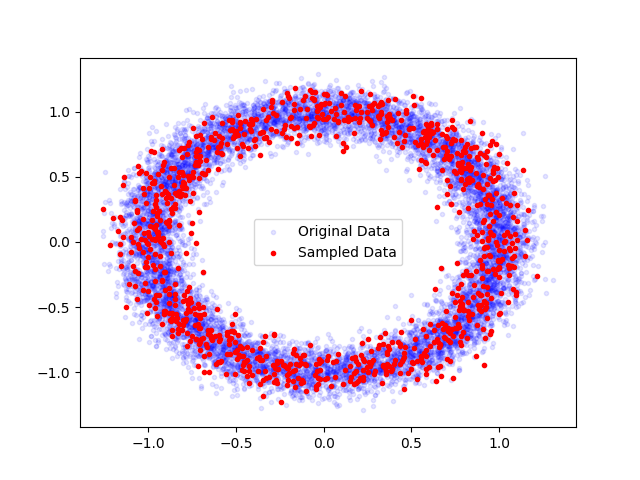

Here is the Python script that generated this plot:
import numpy as np  

import jax
import jax.numpy as jnp
import jax.random as jr
from functools import partial

from flax import linen as nn
from flax.training import train_state
import optax
import matplotlib.pyplot as plt
import matplotlib.animation as animation

import sys
import os
sys.path.append('../../')


from mcjax.proba.gaussian import IsotropicGauss
from mcjax.proba.neal_funnel import NealFunnel
from mcjax.proba.student import Student
from mcjax.proba.banana2d import Banana2D

print(f"Available devices: {jax.devices()}")
jax.config.update("jax_platform_name", "gpu")

T = 1000
dim = 2
batch_size = 256

# define hyper-parameters 
beta_start = 0.0001
beta_end = 0.02
betas = jnp.linspace(beta_start**(1/3), beta_end**(1/3), T)**3
alphas = 1 - betas
alpha_bars = jnp.cumprod(alphas)

class MLPModel(nn.Module):
    dim: int
    T: int
    
    @nn.compact
    def __call__(self, x, t):
        # vectorized time embedding
        half_dim = 32
        emb = jnp.log(10000) / (half_dim - 1)
        emb = jnp.exp(jnp.arange(half_dim, dtype=jnp.float32) * -emb)
        emb = t[:, None] * emb[None, :]
        emb = jnp.concatenate([jnp.sin(emb), jnp.cos(emb)], axis=-1)
        
        t_embed = nn.Sequential([
            nn.Dense(64),
            nn.relu,
            nn.Dense(256)
        ])(emb)
        
        x = jnp.concatenate([x, t_embed], axis=-1)
        
        x = nn.Dense(128)(x)
        x = nn.LayerNorm()(x)
        x = nn.relu(x)
        
        x = nn.Dense(128)(x)
        x = nn.LayerNorm()(x)
        x = nn.relu(x)
        
        return nn.Dense(self.dim)(x)

@partial(jax.jit, static_argnums=(0,))
def create_train_state(model, key):
    t = jnp.zeros((batch_size,), dtype=jnp.int32)
    params = model.init(key, jnp.ones((batch_size, dim)), t)['params']
    tx = optax.chain(
        optax.clip_by_global_norm(1.0),
        optax.adamw(1e-4)
    )
    return train_state.TrainState.create(apply_fn=model.apply, params=params, tx=tx)

@partial(jax.jit, static_argnums=(1,))
def compute_loss(params, apply_fn, key, x0):
    batch_size = x0.shape[0]
    key1, key2 = jr.split(key, 2)
    noise = jr.normal(key1, x0.shape)

    # choose a random time step
    t = jr.randint(key2, (batch_size,), 0, T)

    # forward process
    alpha_t = alpha_bars[t].reshape(-1, *([1]*(len(x0.shape)-1)))
    xt = jnp.sqrt(alpha_t)*x0 + jnp.sqrt(1-alpha_t)*noise
    
    # Note: apply_fn now takes params directly
    pred_noise = apply_fn(params, xt, t)
    return jnp.mean(jnp.sum((pred_noise - noise)**2, axis=1))

@jax.jit
def train_step(state: train_state.TrainState, batch: jnp.ndarray, key: jr.PRNGKey):
    """Corrected training step with proper function binding."""
    def loss_fn(params):
        # Create a bound apply function with the correct signature
        def apply_fn(p, x, t):
            return state.apply_fn({'params': p}, x, t)
        return compute_loss(params, apply_fn, key, batch)
    
    loss, grads = jax.value_and_grad(loss_fn)(state.params)
    return state.apply_gradients(grads=grads), loss

@partial(jax.jit, static_argnums=(0,))  
def sample_step(model, params, samples, key, t):
    key, key_ = jr.split(key)
    t_arr = jnp.full((samples.shape[0],), t)
    
    pred_noise = model.apply({'params': params}, samples, t_arr)
    samples = (samples - (betas[t]/jnp.sqrt(1-alpha_bars[t])) * pred_noise) / jnp.sqrt(alphas[t])
    
    noise = jr.normal(key_, samples.shape) * (t > 0)
    samples += jnp.sqrt(betas[t]) * noise
    return samples, key


# sampling function
def sample(model, params, key, num_samples=1000):
    key, key_ = jr.split(key)
    samples = jr.normal(key_, (num_samples, dim))
    
    def body_fn(carry, t):
        samples, key = carry
        samples, key = sample_step(model, params, samples, key, T-1-t)
        return (samples, key), samples
    
    _, samples_list = jax.lax.scan(body_fn, (samples, key), jnp.arange(T))
    return jnp.concatenate([samples[None,...], samples_list])

@partial(jax.jit, static_argnums=(1,))
def create_dataset(key, num_samples=1000):
    key, key_ = jr.split(key)
    theta = jr.uniform(key_, (num_samples,)) * 2 * jnp.pi
    x = jnp.stack([jnp.cos(theta), jnp.sin(theta)], axis=1)
    x += 0.1 * jax.random.normal(key, (num_samples, 2))
    return x

def train(model, key, init_state, dataset, num_steps=1000, num_samples=1000):
    state = init_state
    losslist = []

    dataset = jax.device_put(dataset)
    num_batches = len(dataset) // batch_size
    dataset_trimmed = dataset[:num_batches*batch_size]
    batches = jnp.split(dataset_trimmed, num_batches)

    for epoch in range(num_steps):
        epoch_loss = 0.
        for batch in batches:
            key, key_ = jr.split(key)
            state, loss = train_step(state, batch, key_)
            epoch_loss += loss
        losslist.append(epoch_loss/num_batches)
        if epoch % 10 == 0:
            print(f'Epoch {epoch}, Average Loss: {epoch_loss}')
    
    return state, jnp.array(losslist)
    

def main():
    model = MLPModel(dim, T)
    num_samples = 10000
    num_steps = 2000

    key = jr.key(0)
    key, key_ = jr.split(key)
    state = create_train_state(model, key_)
    key, key_ = jr.split(key)
    dataset = create_dataset(key_, num_samples)

    key, key_ = jr.split(key)
    final_state,losslist = train(model, key_, state, dataset, num_steps=num_steps, num_samples=num_samples)

    # sample from the model
    key, key_ = jr.split(key)
    samples_list = sample(model, final_state.params, key)

    # ----------------- Plotting -----------------
    samples_list = jax.device_get(samples_list)
    dataset = jax.device_get(dataset)
    plt.figure()
    plt.scatter(dataset[:,0], dataset[:,1], marker='.', color='b', label='Original Data',alpha=0.1)
    plt.scatter(samples_list[-1][:,0], samples_list[-1][:,1], marker='.', color = 'r', label='Sampled Data')
    plt.legend()
    plt.savefig('denoising.png')
    plt.close()

    # Create figure and axis
    fig, ax = plt.subplots()
    ax.set_title('Comparison of Ground Truth and Samples of X0')

    # Plot static ground truth
    sc1 = ax.scatter(dataset[:, 0], dataset[:, 1], marker='.', color='blue', label='Ground Truth of X0',alpha=0.1)
    sc2 = ax.scatter([], [], marker='.', color='red', label='Samples of X0')

    # Add legend
    ax.legend()

    # Update function for animation
    def update(frame):
        sc2.set_offsets(samples_list[frame]) 
        return sc2,

    # Create animation
    ani = animation.FuncAnimation(fig, update, frames=len(samples_list), interval=200, blit=True)
    ani.save("scatter_animation.avi",writer='ffmpeg') 

    # plot training loss
    plt.figure()
    plt.plot(losslist, label='Loss', color='blue', alpha=0.7)
    plt.title('Loss')
    plt.legend()
    plt.savefig('loss.png')
    plt.close()

    # draw the trajectory of one sampled particle
    plt.figure()
    index = 0
    plt.plot([x[index,0] for x in samples_list], [x[index,1] for x in samples_list], color='red',alpha=0.7)
    plt.scatter(dataset[:, 0], dataset[:, 1], marker='.', color='blue', alpha = 0.1, label='Ground Truth of X0')
    plt.title('Trajectory')
    plt.savefig('trajectory.png')
    plt.close()

if __name__ == "__main__":
    main()